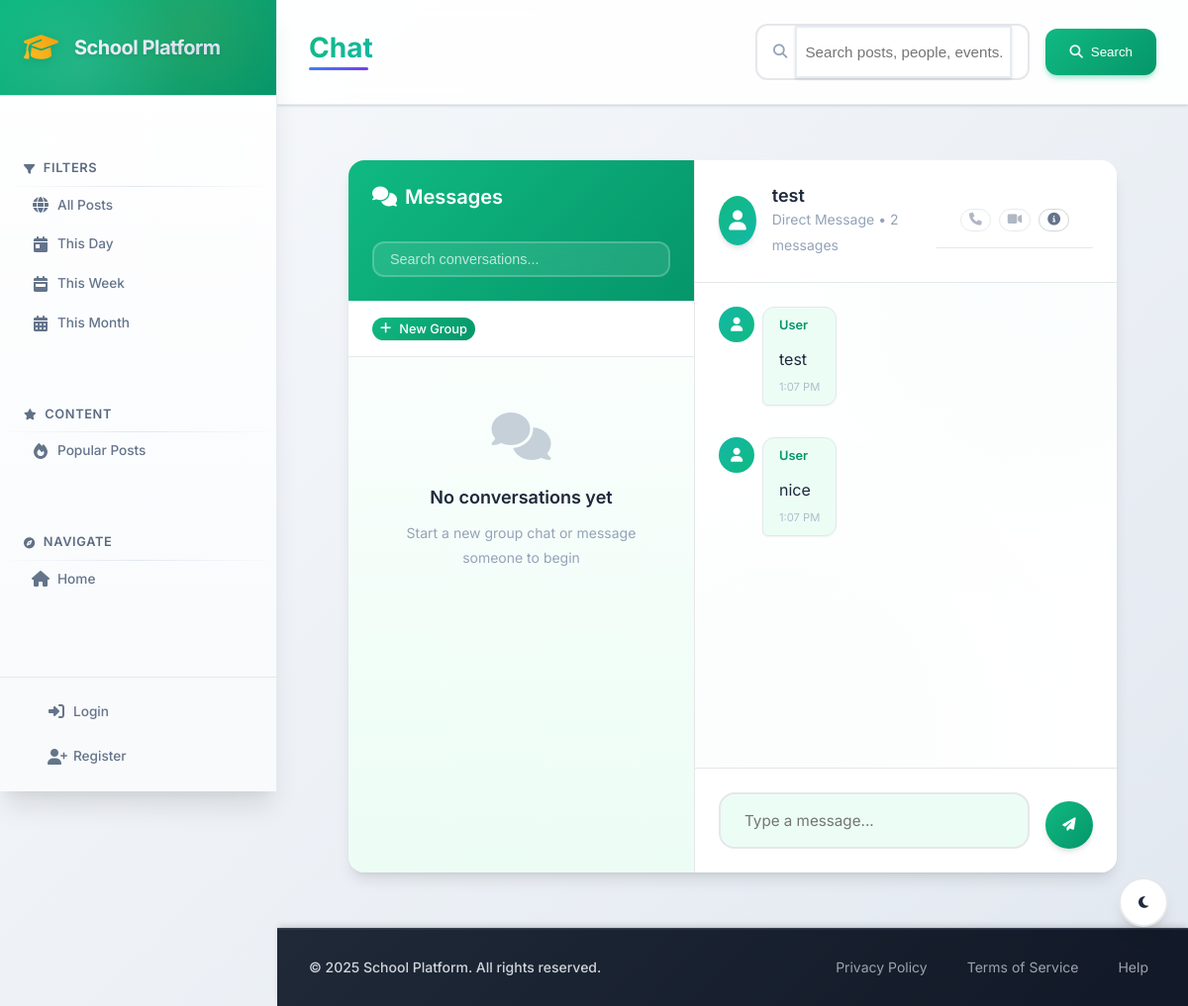
The page /public/chat.php?room=22 on the database its author committed.
### tables this page shows
CREATE TABLE `chat_rooms` (
  `id` int(10) UNSIGNED NOT NULL,
  `name` varchar(255) DEFAULT NULL,
  `is_group` tinyint(1) NOT NULL DEFAULT 0,
  `created_by` int(10) UNSIGNED DEFAULT NULL,
  `created_at` timestamp NOT NULL DEFAULT current_timestamp()
);

CREATE TABLE `messages` (
  `id` int(10) UNSIGNED NOT NULL,
  `chat_id` int(10) UNSIGNED NOT NULL,
  `sender_id` int(10) UNSIGNED NOT NULL,
  `content` text DEFAULT NULL,
  `attachments` longtext DEFAULT NULL CHECK (json_valid(`attachments`)),
  `created_at` timestamp NOT NULL DEFAULT current_timestamp()
);

### src/Controller/ChatController.php (called while the page is built, shortened)
<?php
class ChatController
{
    private $pdo;
    public function __construct($pdo)
    {
        $this->pdo = $pdo;
    }
    public function getMessages($chatId)
    {
        $stmt = $this->pdo->prepare('SELECT m.*, u.name as sender FROM messages m JOIN users u ON m.sender_id = u.id WHERE m.chat_id = :chat_id ORDER BY m.created_at ASC');
        $stmt->execute([':chat_id' => $chatId]);
        return $stmt->fetchAll(PDO::FETCH_ASSOC);
    }
    public function getRoomTitle($roomId, $currentUserId)
    {
        try {
            $s = $this->pdo->prepare('SELECT name, is_group, created_by FROM chat_rooms WHERE id = :id');
            $s->execute([':id' => $roomId]);
            $r = $s->fetch(PDO::FETCH_ASSOC);
            if ((int)$r['is_group'] === 1) return $r['name'] ?: 'Group';
            return 'Direct chat';
        } catch (Exception $e) {
            return 'Chat';
        }
    }
}

### public/chat.php (the view, shortened to what this page needs)
<?php
require_once '../config/database.php';
require_once __DIR__ . '/../src/Controller/ChatController.php';
$chatController = new ChatController($pdo);
$userRooms = [];
?>
<?php require_once __DIR__ . '/../src/View/header.php'; ?>
<div class="chat-container">
    <div class="chat-sidebar">
        <div class="chat-header">
            <h3><i class="fas fa-comments"></i> Messages</h3>
            <div class="chat-search">
                <input type="text" class="user-search" placeholder="Search conversations..." id="chatSearch">
            </div>
        </div>
        <div class="chat-actions">
            <button class="btn btn-primary btn-sm" onclick="openNewGroupModal()">
                <i class="fas fa-plus"></i> New Group
            </button>
        </div>
        <div class="users-list">
            <?php if (empty($userRooms)): ?>
                <div class="no-chats">
                    <i class="fas fa-comments"></i>
                    <p>No conversations yet</p>
                    <small>Start a new group chat or message someone to begin</small>
                </div>
            <?php endif; ?>
        </div>
    </div>
    <div class="chat-main">
        <?php if (isset($_GET['group']) || isset($_GET['room'])): ?>
            <?php
            $roomId = isset($_GET['group']) ? (int)$_GET['group'] : (int)$_GET['room'];
            $isGroup = isset($_GET['group']);
            $messages = $isGroup ? $chatController->getGroupMessages($roomId) : $chatController->getMessages($roomId);
            $roomTitle = $chatController->getRoomTitle($roomId, $_SESSION['user_id']);
            ?>
            <div class="chat-main-header">
                <div class="chat-info">
                    <div class="chat-avatar">
                        <?php if ($isGroup): ?>
                            <i class="fas fa-users"></i>
                        <?php else: ?>
                            <i class="fas fa-user"></i>
                        <?php endif; ?>
                    </div>
                    <div class="chat-details">
                        <h4><?php echo htmlspecialchars($roomTitle); ?></h4>
                        <span class="chat-status"><?php echo $isGroup ? 'Group Chat' : 'Direct Message'; ?> • <?php echo count($messages); ?> messages</span>
                    </div>
                </div>
                <div class="chat-actions">
                    <button class="btn btn-secondary btn-sm" title="Voice Call" disabled style="opacity: 0.5; cursor: not-allowed;">
                        <i class="fas fa-phone"></i>
                    </button>
                    <button class="btn btn-secondary btn-sm" title="Video Call" disabled style="opacity: 0.5; cursor: not-allowed;">
                        <i class="fas fa-video"></i>
                    </button>
                    <button class="btn btn-secondary btn-sm" title="Group Info" onclick="openGroupInfoModal()">
                        <i class="fas fa-info-circle"></i>
                    </button>
                </div>
            </div>
            <div class="messages-container" id="messagesContainer">
                <?php if (empty($messages)): ?>
                    <div class="no-messages">
                        <i class="fas fa-comment-dots"></i>
                        <p>No messages yet</p>
                        <small>Start the conversation by sending a message below</small>
                    </div>
                <?php else: ?>
                    <?php foreach ($messages as $message): ?>
                        <?php $isMe = isset($_SESSION['user_id']) && $_SESSION['user_id'] == ($message['sender_id'] ?? $message['sender']); ?>
                        <div class="message <?php echo $isMe ? 'message-sent' : 'message-received'; ?>">
                            <?php if (!$isMe): ?>
                                <div class="message-avatar">
                                    <i class="fas fa-user"></i>
                                </div>
                            <?php endif; ?>
                            <div class="message-content">
                                <?php if (!$isMe): ?>
                                    <div class="message-author"><?php echo htmlspecialchars($message['sender_name'] ?? 'User'); ?></div>
                                <?php endif; ?>
                                <div class="message-text"><?php echo nl2br(htmlspecialchars($message['content'])); ?></div>
                                <div class="message-time"><?php echo date('g:i A', strtotime($message['created_at'] ?? 'now')); ?></div>
                            </div>
                        </div>
                    <?php endforeach; ?>
                <?php endif; ?>
            </div>
            <div class="message-input-container">
                <form method="POST" class="message-form" id="messageForm">
                    <div class="message-input-group">
                        <textarea
                            class="message-input"
                            name="message"
                            placeholder="Type a message..."
                            rows="1"
                            required
                            id="messageInput"
                        ></textarea>
                        <button class="send-message-btn" type="submit" name="send_group">
                            <i class="fas fa-paper-plane"></i>
                        </button>
                    </div>
                </form>
            </div>
        <?php endif; ?>
    </div>
</div>
<?php require_once __DIR__ . '/../src/View/footer.php'; ?>

### public/assets/style.css (style rules this page uses)
:root { --primary-green: #10b981; --primary-green-dark: #059669; --primary-green-light: #34d399; --primary-green-lighter: #d1fae5; --primary-blue: #10b981; --primary-blue-dark: #059669; --primary-blue-light: #34d399; --primary-blue-lighter: #d1fae5; --secondary-teal: #14b8a6; --secondary-lime: #65a30d; --secondary-orange: #f59e0b; --secondary-red: #ef4444; --secondary-purple: #8b5cf6; --secondary-green: #10b981; --gray-50: #f9fafb; --gray-100: #f3f4f6; --gray-200: #e5e7eb; --gray-300: #d1d5db; --gray-400: #9ca3af; --gray-500: #6b7280; --gray-600: #4b5563; --gray-700: #374151; --gray-800: #1f2937; --gray-900: #111827; --bg-primary: #ffffff; --bg-secondary: #f0fdf4; --bg-tertiary: #ecfdf5; --bg-accent: #d1fae5; --bg-dark: #064e3b; --text-primary: #1e293b; --text-secondary: #64748b; --text-tertiary: #94a3b8; --text-inverse: #ffffff; --shadow-sm: 0 1px 2px 0 rgb(0 0 0 / 0.05); --shadow-md: 0 4px 6px -1px rgb(0 0 0 / 0.1), 0 2px 4px -2px rgb(0 0 0 / 0.1); --shadow-lg: 0 10px 15px -3px rgb(0 0 0 / 0.1), 0 4px 6px -4px rgb(0 0 0 / 0.1); --shadow-xl: 0 20px 25px -5px rgb(0 0 0 / 0.1), 0 8px 10px -6px rgb(0 0 0 / 0.1); --radius-sm: 0.375rem; --radius-md: 0.5rem; --radius-lg: 0.75rem; --radius-xl: 1rem; --space-xs: 0.25rem; --space-sm: 0.5rem; --space-md: 1rem; --space-lg: 1.5rem; --space-xl: 2rem; --space-2xl: 3rem; --transition-fast: 0.15s ease-in-out; --transition-normal: 0.3s ease-in-out; --transition-slow: 0.5s ease-in-out; }
* { margin: 0; padding: 0; box-sizing: border-box; }
html { font-size: 16px; scroll-behavior: smooth; }
body { font-family: 'Inter', -apple-system, BlinkMacSystemFont, 'Segoe UI', Roboto, sans-serif; line-height: 1.6; color: var(--text-primary); background: linear-gradient(135deg, var(--bg-secondary) 0%, var(--bg-tertiary) 100%); min-height: 100vh; font-feature-settings: 'cv02', 'cv03', 'cv04', 'cv11'; }
h1, h2, h3, h4, h5, h6 { font-weight: 600; line-height: 1.3; margin-bottom: var(--space-sm); }
h3 { font-size: 1.5rem; }
h4 { font-size: 1.25rem; }
p { margin-bottom: var(--space-md); color: var(--text-secondary); }
.content-body > * { animation: fadeIn 0.5s ease-out; }

### public/assets/modern-theme.css (style rules this page uses)
.btn { display: inline-flex; align-items: center; gap: var(--space-sm); padding: var(--space-md) var(--space-lg); border: none; border-radius: var(--radius-lg); font-weight: 600; font-size: 0.9rem; cursor: pointer; transition: all var(--transition-fast); text-decoration: none; font-family: inherit; }
.btn-primary { background: linear-gradient(135deg, var(--primary-blue), var(--primary-blue-dark)); color: var(--text-inverse); }
.btn-secondary { background: var(--gray-100); color: var(--text-primary); border: 1px solid var(--gray-200); }
.btn-sm { padding: var(--space-sm) var(--space-md); font-size: 0.8rem; }

### public/assets/dashboard-enhancements.css (style rules this page uses)
.btn { position: relative; overflow: hidden; transition: all 0.3s ease; }
.btn::before { content: ''; position: absolute; top: 0; left: -100%; width: 100%; height: 100%; background: linear-gradient(90deg, transparent, rgba(255, 255, 255, 0.2), transparent); transition: left 0.5s ease; }

### rows shown on the page
chat_rooms: name "test"
messages: sender_name "User", content "test", created_at "1:07 PM"
messages: sender_name "User", content "nice", created_at "1:07 PM"

### other values the page prints
$currentPage "Chat"
count($messages) "2"
